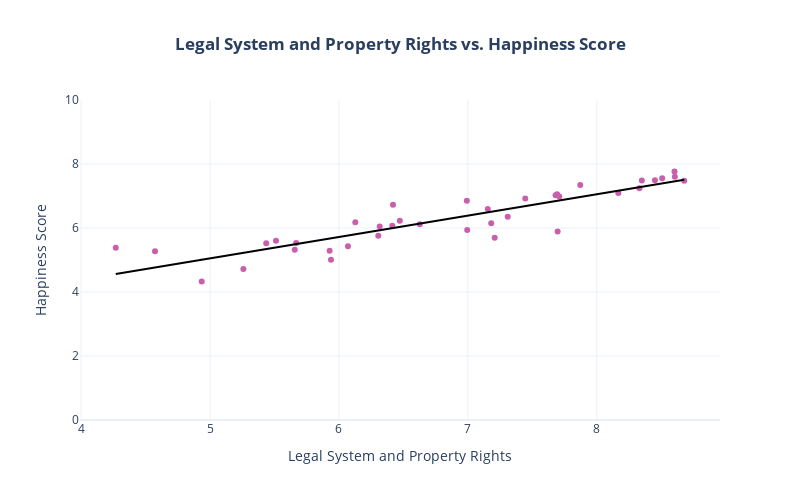

Here is the notebook cell this chart was saved with:
### Code cell
# Convert data to numpy arrays
X = np.array(data['Legal System and Property Rights'])  # Independent variable
y = np.array(data['Happiness Score'])  # Dependent variable

# Compute coefficients of linear regression (y = mx + c)
X_mean = np.mean(X)
y_mean = np.mean(y)
m = np.sum((X - X_mean) * (y - y_mean)) / np.sum((X - X_mean) ** 2)
c = y_mean - m * X_mean

# Predicted values of y based on the regression equation
y_pred = m * X + c

# Plotting the scatter plot and regression line using Plotly
fig = go.Figure()

# Scatter plot of data points
fig.add_trace(go.Scatter(
    x=X,
    y=y,
    mode='markers',
    marker=dict(color='#c85fac'),
    name='Data Points'
))

# Regression line
fig.add_trace(go.Scatter(
    x=X,
    y=y_pred,
    mode='lines',
    line=dict(color='black', width=2),
    name='Regression Line'
))

# Layout settings with adjusted axis ranges
fig.update_layout(
    title='<b>Legal System and Property Rights vs. Happiness Score</b>',
    xaxis_title='Legal System and Property Rights',
    yaxis_title='Happiness Score',
    showlegend=False,
    hovermode='closest',
    template='plotly_white',
    width=800,
    height=500,

    yaxis_range=[0, 10],  # Set range for y-axis
)

# Show the plot
fig.update_layout(title_x=0.5)
fig.show()

### Figure 1 — Plotly figure (JSON) as saved in the notebook; plotly's stock layout.template omitted (floating-point values rounded to 4 significant figures)
{"data": [{"marker": {"color": "#c85fac"}, "mode": "markers", "name": "Data Points", "type": "scatter", "x": [8.679, 8.606, 7.181, 7.681, 7.693, 7.696, 6.42, 6.992, 8.35, 6.995, 8.603, 8.451, 6.316, 8.167, 7.709, 7.309, 6.414, 8.331, 5.259, 5.939, 7.208, 8.507, 7.872, 5.436, 7.445, 6.472, 7.155, 6.305, 6.627, 6.07, 5.669, 6.127, 5.512, 5.928, 4.573, 4.269, 5.657, 4.935], "y": [7.48, 7.6, 6.149, 7.021, 7.054, 5.893, 6.726, 6.852, 7.488, 5.94, 7.769, 7.494, 6.046, 7.09, 6.985, 6.354, 6.07, 7.246, 4.719, 5.011, 5.693, 7.554, 7.343, 5.523, 6.923, 6.223, 6.592, 5.758, 6.118, 5.432, 5.529, 6.182, 5.603, 5.287, 5.274, 5.386, 5.323, 4.332]}, {"line": {"color": "black", "width": 2}, "mode": "lines", "name": "Regression Line", "type": "scatter", "x": [8.679, 8.606, 7.181, 7.681, 7.693, 7.696, 6.42, 6.992, 8.35, 6.995, 8.603, 8.451, 6.316, 8.167, 7.709, 7.309, 6.414, 8.331, 5.259, 5.939, 7.208, 8.507, 7.872, 5.436, 7.445, 6.472, 7.155, 6.305, 6.627, 6.07, 5.669, 6.127, 5.512, 5.928, 4.573, 4.269, 5.657, 4.935], "y": [7.509, 7.46, 6.508, 6.842, 6.85, 6.852, 5.999, 6.382, 7.289, 6.383, 7.458, 7.357, 5.93, 7.167, 6.861, 6.594, 5.995, 7.276, 5.223, 5.677, 6.526, 7.395, 6.97, 5.341, 6.685, 6.034, 6.49, 5.922, 6.138, 5.765, 5.497, 5.803, 5.392, 5.67, 4.764, 4.561, 5.489, 5.006]}], "layout": {"height": 500, "hovermode": "closest", "showlegend": false, "title": {"text": "<b>Legal System and Property Rights vs. Happiness Score</b>", "x": 0.5}, "width": 800, "xaxis": {"title": {"text": "Legal System and Property Rights"}}, "yaxis": {"range": [0, 10], "title": {"text": "Happiness Score"}}}}
